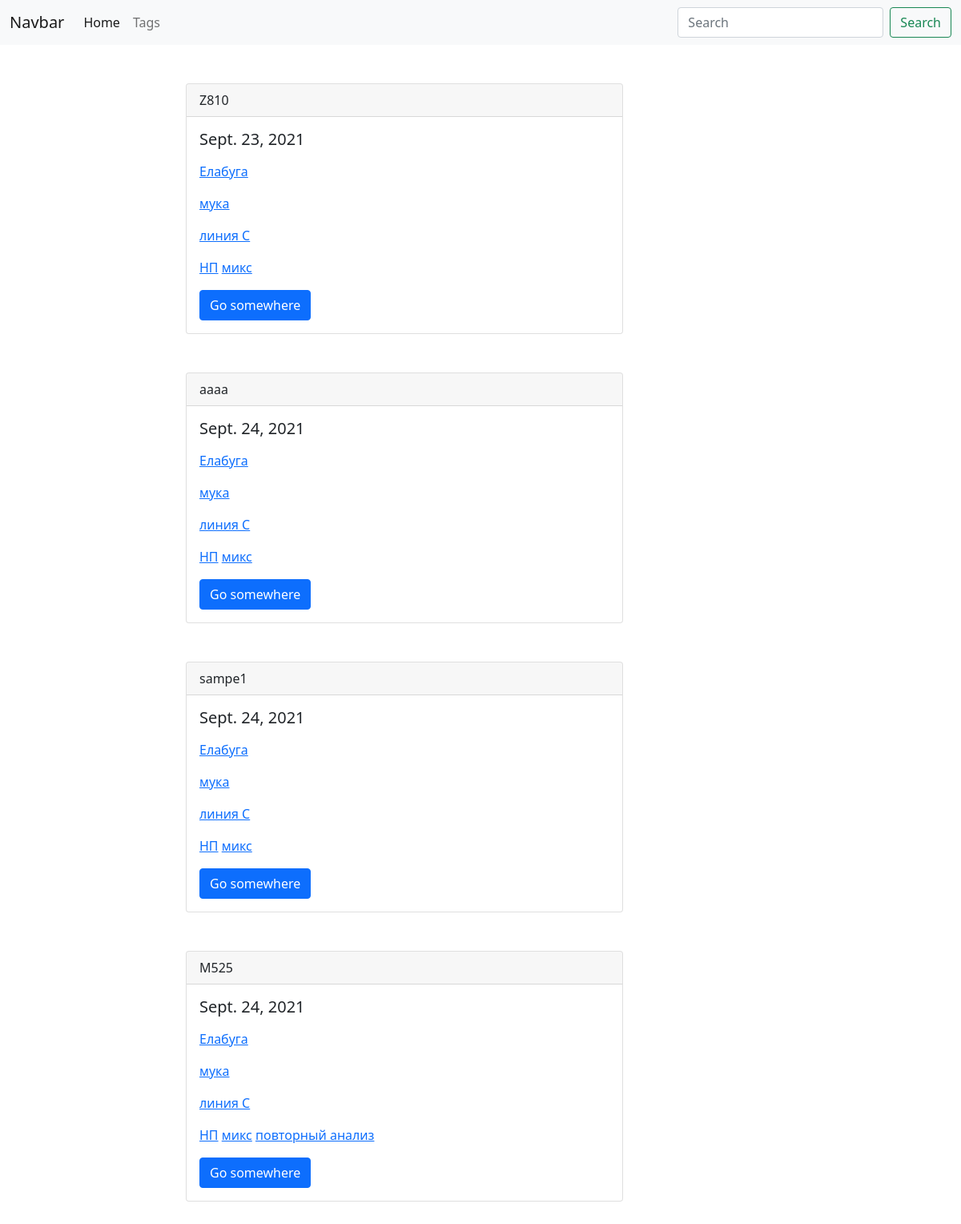
The app's page /category/low-protein/ with its own data.
### main/models.py (models this page shows, shortened)
class Sample(models.Model):
    sample = models.SlugField(unique=True)
    date_pub = models.DateField(auto_now_add=True)
    company = models.ForeignKey('Company', on_delete=models.CASCADE)
    product = models.ForeignKey('Product', on_delete=models.CASCADE)
    material = models.ForeignKey('Material', on_delete=models.CASCADE)
    categorys = models.ManyToManyField('Category', blank=True,related_name='samples')

class Company(models.Model):
    name = models.CharField(max_length=50, unique=True)
    slug = models.SlugField(unique=True)
    def get_absolute_url(self):
        return reverse('company_detail_url', kwargs={'slug': self.slug})
    def __str__(self):
        return self.name

class Material(models.Model):
    name = models.CharField(max_length=50, unique=True, help_text='e.g мука, жир, шквара')
    slug = models.SlugField(unique=True)
    def __str__(self):
        return self.name

class Product(models.Model):
    name = models.CharField(max_length=50, unique=True)
    slug = models.SlugField(unique=True)
    def __str__(self):
        return self.name

class Category(models.Model):
    name = models.CharField(max_length=50, unique=True)
    slug = models.SlugField(unique=True)

### main/views.py (the view)
# urls.py: path('category/<str:slug>/', category_detail,name='category_detail_url'),
def category_detail(request, slug):
    category = Category.objects.get(slug=slug)
    context = {
        'category':category
    }
    return render(request, 'main/category_detail.html', context)

### main/templates/main/category_detail.html
{% extends 'main/base_main.html' %}
{% block content %}
    {% for sample in category.samples.all  %}
        {% include 'main/includes/sample_card_template.html' %}
    {% endfor %}
{% endblock content %}

### main/templates/main/includes/sample_card_template.html
<div class="card mb-5">
    <div class="card-header">
    {{ sample.sample }}
    </div>
    <div class="card-body">
    <h5 class="card-title">{{ sample.date_pub }}</h5>
    <p class="card-text">
        <p>
            <a href="{{ sample.company.get_absolute_url }}">{{ sample.company }}</a>
        </p>
       <p>
        <a href="{% url 'company_product_material_url' company=sample.company.slug product=sample.product.slug material=sample.material.slug %}">{{ sample.material }}</a>
        </p>
        <p>
            <a href="{% url 'company_product_url' company=sample.company.slug product=sample.product.slug %}">{{ sample.product }}</a>
        </p>
       {% for category in sample.categorys.all %}
       <a href="{% url 'company_product_material_category_url' company=sample.company.slug product=sample.product.slug material=sample.material.slug category=category.slug %}">{{ category.name }}</a>
       {% endfor %}
    </p>
    <a href="#" class="btn btn-primary">Go somewhere</a>
    </div>
</div>

### records on screen
Sample: sample "Z810", date_pub "Sept. 23, 2021", company "Елабуга", material "мука", product "линия C"
Category: name "НП"
Category: name "микс"
Sample: sample "aaaa", date_pub "Sept. 24, 2021", company "Елабуга", material "мука", product "линия C"
Sample: sample "sampe1", date_pub "Sept. 24, 2021", company "Елабуга", material "мука", product "линия C"
Sample: sample "M525", date_pub "Sept. 24, 2021", company "Елабуга", material "мука", product "линия C"
Category: name "повторный анализ"
